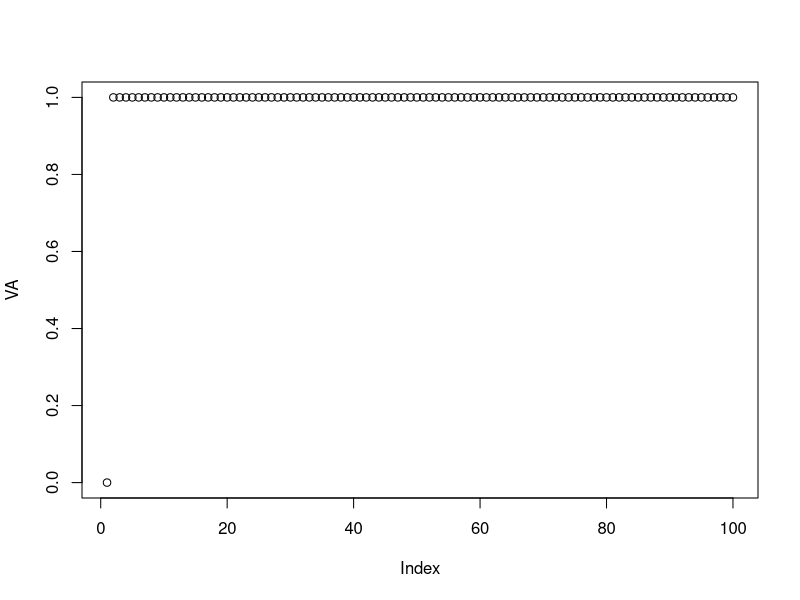

Write the R code that produced this figure.
### Simple RW simulation (do this at home)

# simple learning relationship

# rates - must be from 0 - 1  
alphaA <- 1 # play with this to change the saliency of the conditioned stimulus (CS, e.g. sound)
beta <- 1 # play with this to change the learning rate, i.e. the saliency of the unconditioned stimulus (US, e.g. blink reflex from airpuff)

ntrials <-  100
lambda <- 1

VA <- array(NA, ntrials)
VA[1] <- 0

delta_VA <- array(NA, ntrials)
delta_VA[1] <- 0

for (t in 2:ntrials) {
  
  delta_VA[t] <- alphaA * beta * (lambda - VA[t-1])
  VA[t] <- VA[t-1] + delta_VA[t]
  
}

plot(VA)
